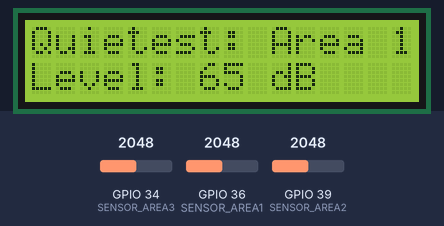
A sketch run on a simulated ESP32. Parts: 16×2 character LCD. The inputs (shaded band) are chosen by the test bench; at power-on: GPIO 36 (SENSOR_AREA1) = 2048, GPIO 34 (SENSOR_AREA3) = 2048, GPIO 39 (SENSOR_AREA2) = 2048. What the sketch prints to the serial monitor is not drawn.

Above: at 5.2 s.
At 8.7 s:
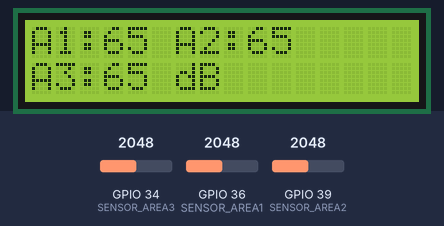
8.8 s: GPIO 36 (SENSOR_AREA1) set to 2866
At 12.4 s:
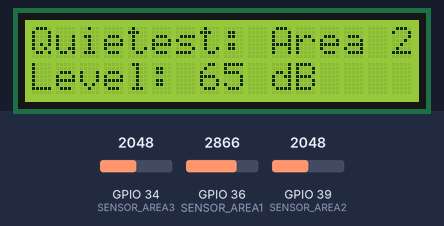
Timing chart, 0 to 13.9 s (numbered marks = the images above; inputs shaded):
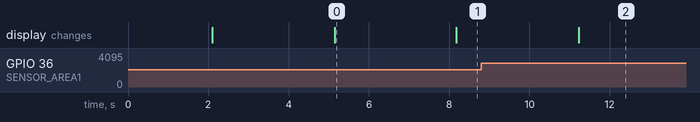

The sketch:

working_demo.ino
```cpp
#include <Wire.h>
#include <LiquidCrystal_I2C.h>


LiquidCrystal_I2C lcd(0x27, 16, 2);


const int SENSOR_AREA1 = 36;
const int SENSOR_AREA2 = 39;
const int SENSOR_AREA3 = 34;


int noiseArea1 = 0;
int noiseArea2 = 0;
int noiseArea3 = 0;


const int SAMPLES = 50;
const int SAMPLE_DELAY = 20;
const int UPDATE_INTERVAL = 2000;

unsigned long lastUpdate = 0;

void setup() {

  Serial.begin(115200);
  Serial.println("Noise Monitoring System Starting...");


  lcd.init();
  lcd.backlight();


  lcd.setCursor(0, 0);
  lcd.print("Noise Monitor");
  lcd.setCursor(0, 1);
  lcd.print("Initializing...");
  delay(2000);
  lcd.clear();


  pinMode(SENSOR_AREA1, INPUT);
  pinMode(SENSOR_AREA2, INPUT);
  pinMode(SENSOR_AREA3, INPUT);

  Serial.println("System Ready!");
}

void loop() {
  unsigned long currentTime = millis();


  if (currentTime - lastUpdate >= UPDATE_INTERVAL) {
    lastUpdate = currentTime;


    noiseArea1 = readNoiseLevelAverage(SENSOR_AREA1);
    noiseArea2 = readNoiseLevelAverage(SENSOR_AREA2);
    noiseArea3 = readNoiseLevelAverage(SENSOR_AREA3);

    Serial.println("\n========== Noise Levels ==========");
    Serial.print("Area 1: ");
    Serial.print(noiseArea1);
    Serial.println(" dB");
    Serial.print("Area 2: ");
    Serial.print(noiseArea2);
    Serial.println(" dB");
    Serial.print("Area 3: ");
    Serial.print(noiseArea3);
    Serial.println(" dB");

    int quietestArea = findQuietestArea();
    int quietestLevel = getQuietestLevel();

    Serial.println("----------------------------------");
    Serial.print("Quietest Area: Area ");
    Serial.println(quietestArea);
    Serial.print("Noise Level: ");
    Serial.print(quietestLevel);
    Serial.println(" dB");
    Serial.println("==================================\n");

    displayResults(quietestArea, quietestLevel);
  }
}

int readNoiseLevelAverage(int pin) {
  long sum = 0;

  for (int i = 0; i < SAMPLES; i++) {
    int rawValue = analogRead(pin);
    int dbValue = map(rawValue, 0, 4095, 30, 100);
    sum += dbValue;
    delay(SAMPLE_DELAY);
  }

  return sum / SAMPLES;
}

int findQuietestArea() {
  if (noiseArea1 <= noiseArea2 && noiseArea1 <= noiseArea3) {
    return 1;
  } else if (noiseArea2 <= noiseArea1 && noiseArea2 <= noiseArea3) {
    return 2;
  } else {
    return 3;
  }
}

int getQuietestLevel() {
  int minNoise = noiseArea1;
  if (noiseArea2 < minNoise) minNoise = noiseArea2;
  if (noiseArea3 < minNoise) minNoise = noiseArea3;
  return minNoise;
}

void displayResults(int quietestArea, int quietestLevel) {
  lcd.clear();
  lcd.setCursor(0, 0);
  lcd.print("Quietest: Area ");
  lcd.print(quietestArea);

  lcd.setCursor(0, 1);
  lcd.print("Level: ");
  lcd.print(quietestLevel);
  lcd.print(" dB");

  delay(3000);

  lcd.clear();
  lcd.setCursor(0, 0);
  lcd.print("A1:");
  lcd.print(noiseArea1);
  lcd.print(" A2:");
  lcd.print(noiseArea2);

  lcd.setCursor(0, 1);
  lcd.print("A3:");
  lcd.print(noiseArea3);
  lcd.print(" dB");
}
```

Measured:
- after the input at 8.8 s, the display: changes after 2.4 s (image 2)
- what the display in image 0 shows lasts 3.0 s, from 5.2 s to 8.2 s
